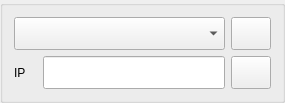
                <widget class="QGroupBox" name="groupBox">
                 <property name="title">
                  <string/>
                 </property>
                 <layout class="QVBoxLayout" name="verticalLayout_6">
                  <item>
                   <layout class="QHBoxLayout" name="horizontalLayout_3" stretch="9,1">
                    <property name="spacing">
                     <number>6</number>
                    </property>
                    <item>
                     <widget class="QComboBox" name="comboBox_ip">
                      <property name="font">
                       <font>
                        <pointsize>16</pointsize>
                       </font>
                      </property>
                     </widget>
                    </item>
                    <item>
                     <widget class="QPushButton" name="pushButton_refresh">
                      <property name="maximumSize">
                       <size>
                        <width>48</width>
                        <height>48</height>
                       </size>
                      </property>
                      <property name="text">
                       <string/>
                      </property>
                      <property name="icon">
                       <iconset resource="dexforce_camera_gui.qrc">
                        <normaloff>:/dexforce_camera_gui/image/refresh.png</normaloff>:/dexforce_camera_gui/image/refresh.png</iconset>
                      </property>
                      <property name="iconSize">
                       <size>
                        <width>32</width>
                        <height>32</height>
                       </size>
                      </property>
                     </widget>
                    </item>
                   </layout>
                  </item>
                  <item>
                   <layout class="QHBoxLayout" name="horizontalLayout_5" stretch="1,8,1">
                    <item>
                     <widget class="QLabel" name="label_ip">
                      <property name="text">
                       <string>IP</string>
                      </property>
                     </widget>
                    </item>
                    <item>
                     <widget class="QLineEdit" name="lineEdit_ip">
                      <property name="font">
                       <font>
                        <pointsize>16</pointsize>
                       </font>
                      </property>
                      <property name="frame">
                       <bool>true</bool>
                      </property>
                     </widget>
                    </item>
                    <item>
                     <widget class="QPushButton" name="pushButton_connect">
                      <property name="sizePolicy">
                       <sizepolicy hsizetype="Preferred" vsizetype="Preferred">
                        <horstretch>3</horstretch>
                        <verstretch>0</verstretch>
                       </sizepolicy>
                      </property>
                      <property name="maximumSize">
                       <size>
                        <width>48</width>
                        <height>48</height>
                       </size>
                      </property>
                      <property name="text">
                       <string/>
                      </property>
                      <property name="icon">
                       <iconset resource="dexforce_camera_gui.qrc">
                        <normaloff>:/dexforce_camera_gui/image/connect.png</normaloff>:/dexforce_camera_gui/image/connect.png</iconset>
                      </property>
                      <property name="iconSize">
                       <size>
                        <width>32</width>
                        <height>32</height>
                       </size>
                      </property>
                     </widget>
                    </item>
                   </layout>
                  </item>
                 </layout>
                </widget>
